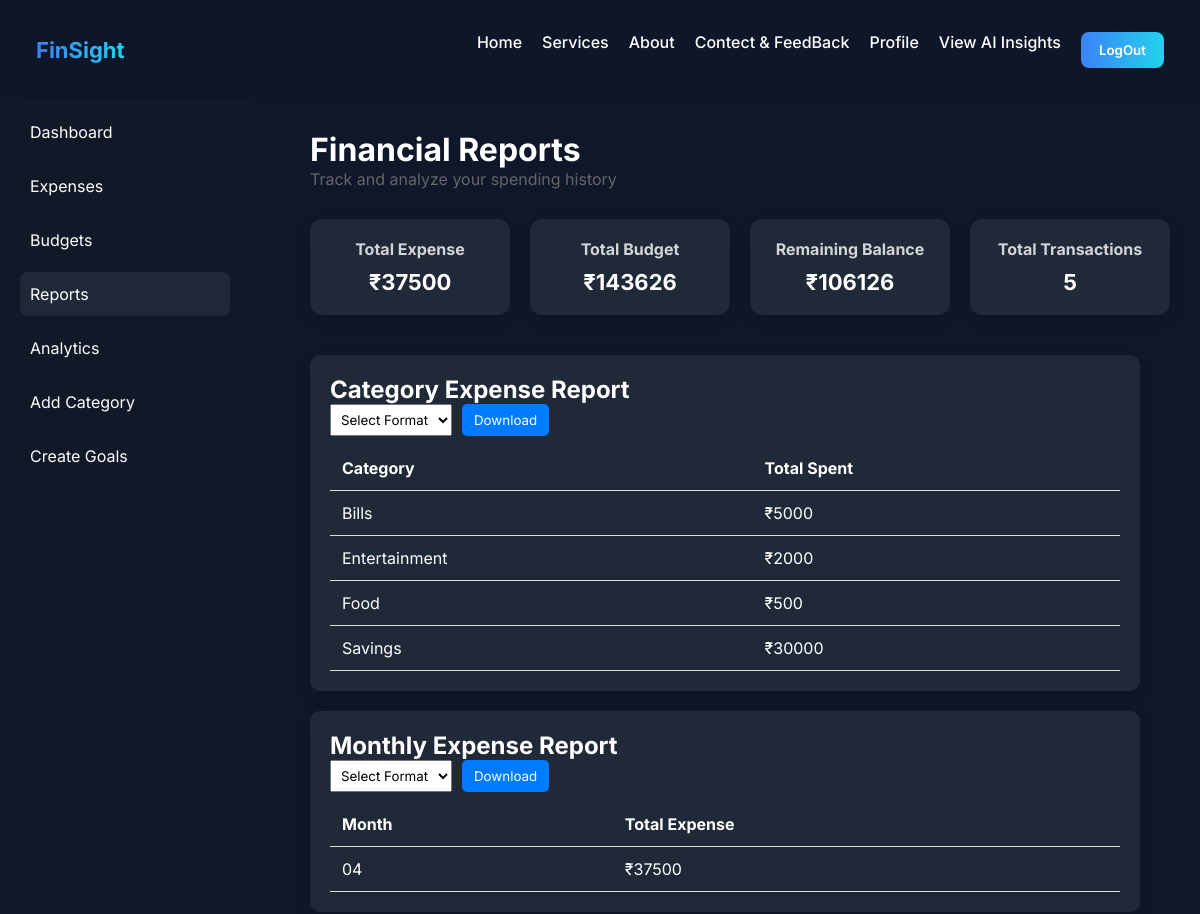
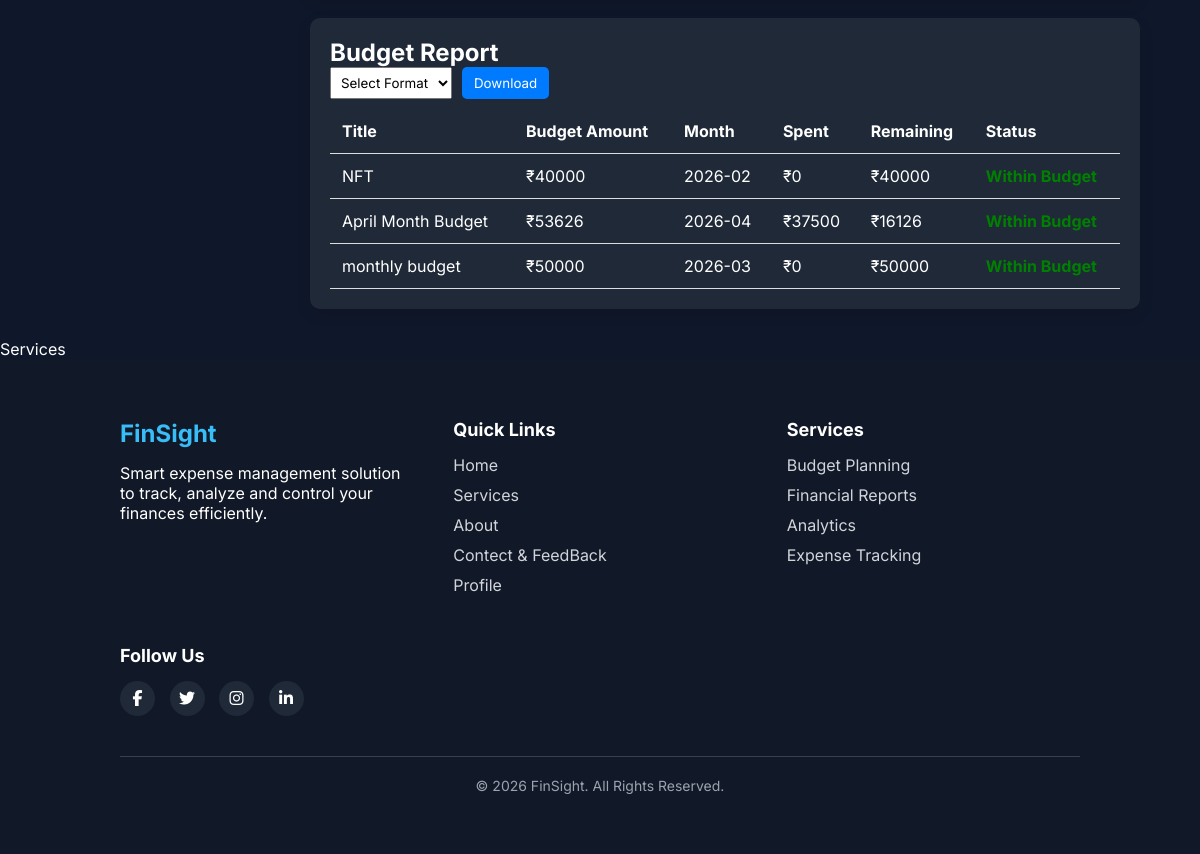
/report/ (signed in), run on the app's committed database (2 pictures, top to bottom).
### app1/models.py (models this page shows, shortened)
class Expense(models.Model):
    user_id = models.ForeignKey(reg_users, on_delete=models.CASCADE)
    title = models.CharField(max_length=100)
    amount = models.IntegerField()
    category = models.CharField(max_length=50)
    date = models.DateField()

class Budget(models.Model):
    user_id = models.ForeignKey(reg_users, on_delete=models.CASCADE)
    title = models.CharField(max_length=100)
    amount = models.IntegerField()
    month = models.CharField(max_length=7)

### app1/views.py (the view)
# urls.py: path('report/',views.report_page,name='report_page'),
def report_page(request):
    if 'login' in request.session:
        user_id = request.session.get('user_id')
        budgets = Budget.objects.filter(user_id=user_id)
        expenses = Expense.objects.filter(user_id=user_id)
        total_expense = expenses.aggregate(Sum('amount'))['amount__sum'] or 0
        total_budget = budgets.aggregate(Sum('amount'))['amount__sum'] or 0
        remaining = total_budget - total_expense
        total_transactions = expenses.count()
        now = datetime.now()
        category_report = expenses.values('category').annotate(total=Sum('amount'))
        monthly_report = expenses.extra(
            select={'month':"strftime('%%m',date)"}
        ).values('month').annotate(total=Sum('amount'))
        budget_report = []
        for budget in budgets:
            year, month = budget.month.split('-')
            spent = expenses.filter(
                date__year=int(year),
                date__month=int(month)
            ).aggregate(
                Sum('amount')
            )['amount__sum'] or 0
            remaining_budget = budget.amount - spent
            budget_report.append({
                "title":budget.title,
                "amount":budget.amount,
                "month":budget.month,
                "spent":spent,
                "remaining":remaining_budget
            })
        context={
            "total_expense":total_expense,
            "total_budget":total_budget,
            "remaining":remaining,
            "total_transactions":total_transactions,
            "category_report":category_report,
            "monthly_report":monthly_report,
            "budget_report":budget_report,
            'login':True
        }
        return render(request,"report.html",context)
    else:
        return render(request, 'index.html',{'loged_out':'you have to login first'})

### app1/templates/report.html (shortened to what this page needs)
{% extends "dashboard.html" %}
{% load static %}
{% block report %}
<link rel="stylesheet" href="{% static 'css/report.css' %}">
<div class="report-container">
<h1>Financial Reports</h1>
<p class="subtitle">Track and analyze your spending history</p>
<div class="summary-cards">
<div class="card">
<h3>Total Expense</h3>
<p>₹{{ total_expense }}</p>
</div>
<div class="card">
<h3>Total Budget</h3>
<p>₹{{ total_budget }}</p>
</div>
<div class="card">
<h3>Remaining Balance</h3>
<p>₹{{ remaining }}</p>
</div>
<div class="card">
<h3>Total Transactions</h3>
<p>{{ total_transactions }}</p>
</div>
</div>
<div class="report-table">
<h2>Category Expense Report</h2>
<div class="download-section">
<select id="category_format">
<option value="">Select Format</option>
</select>
<button onclick="downloadTable('categoryTable','category_format')">
Download
</button>
</div>
<table id="categoryTable">
<thead>
<tr>
<th>Category</th>
<th>Total Spent</th>
</tr>
</thead>
<tbody>
{% for item in category_report %}
<tr>
<td>{{ item.category }}</td>
<td>₹{{ item.total }}</td>
</tr>
{% endfor %}
</tbody>
</table>
</div>
<div class="report-table">
<h2>Monthly Expense Report</h2>
<div class="download-section">
<select id="monthly_format">
<option value="">Select Format</option>
</select>
<button onclick="downloadTable('monthlyTable','monthly_format')">
Download
</button>
</div>
<table id="monthlyTable">
<thead>
<tr>
<th>Month</th>
<th>Total Expense</th>
</tr>
</thead>
<tbody>
{% for item in monthly_report %}
<tr>
<td>{{ item.month }}</td>
<td>₹{{ item.total }}</td>
</tr>
{% endfor %}
</tbody>
</table>
</div>
<div class="report-table">
<h2>Budget Report</h2>
<div class="download-section">
<select id="budget_format">
<option value="">Select Format</option>
</select>
<button onclick="downloadTable('budgetTable','budget_format')">
Download
</button>
</div>
<table id="budgetTable">
<thead>
<tr>
<th>Title</th>
<th>Budget Amount</th>
<th>Month</th>
<th>Spent</th>
<th>Remaining</th>
<th>Status</th>
</tr>
</thead>
<tbody>
{% for item in budget_report %}
<tr>
<td>{{ item.title }}</td>
<td>₹{{ item.amount }}</td>
<td>{{ item.month }}</td>
<td>₹{{ item.spent }}</td>
<td>₹{{ item.remaining }}</td>
<td>
{% if item.remaining < 0 %}
<span class="danger">Over Budget</span>
{% else %}
<span class="safe">Within Budget</span>
{% endif %}
</td>
</tr>
{% endfor %}
</tbody>
</table>
</div>
</div>
{% endblock report %}

### app1/static/css/style_index.css (style rules this page uses)
* { margin:0; padding:0; box-sizing:border-box; font-family:'Inter',sans-serif; }
body { background: linear-gradient(rgba(15,23,42,0.85), rgba(15,23,42,0.85)), url('https://images.unsplash.com/photo-1554224155-8d04cb21cd6c?q=80&w=2000&auto=format&fit=crop'); background-size:cover; background-position:center; background-attachment:fixed; color:white; scroll-behavior:smooth; min-height:100vh; display:flex; flex-direction:column; }

### app1/static/css/style_dashboard.css (style rules this page uses)
* { margin:0; padding:0; box-sizing:border-box; font-family:'Inter',sans-serif; }
body { display:flex; background:#0f172a; color:white; }
.card { background:#1e293b; padding:20px; border-radius:16px; box-shadow:0 10px 30px rgba(0,0,0,0.4); }
.card h3 { margin-bottom:10px; font-size:16px; opacity:0.8; }
.card p { font-size:22px; font-weight:600; }

### app1/static/css/report.css (style rules this page uses)
.report-container { margin-top: 100px; margin-left: 250px; padding:40px; }
.subtitle { color:#666; margin-bottom:30px; }
.summary-cards { display:flex; gap:20px; flex-wrap:wrap; margin-bottom:40px; }
.card { background:#1f2937; padding:20px; border-radius:12px; width:200px; box-shadow:0 5px 15px rgba(0,0,0,0.1); text-align:center; transition:0.3s; }
.card h3 { font-size:16px; color:white; }
.card p { font-size:22px; font-weight:bold; margin-top:10px; }
.report-table { background:#1f2937; padding:20px; border-radius:10px; margin-top:20px; box-shadow:0 5px 15px rgba(0,0,0,0.1); }
table { width:100%; border-collapse:collapse; margin-top:10px; }
th,td { padding:12px; border-bottom:1px solid #ddd; text-align:left; }
th { background:#1f2937; }
.safe { color:green; font-weight:bold; }
.download-section { margin-bottom:10px; display:flex; gap:10px; }
.download-section select { padding:6px; }
.download-section button { padding:6px 12px; background:#007bff; color:white; border:none; border-radius:5px; cursor:pointer; }
@media (min-width: 1025px) { .report-container { padding: 30px 60px; } }
@media (min-width: 1025px) { .summary-cards { display: grid; grid-template-columns: repeat(4, 1fr); gap: 20px; } }
@media (min-width: 1025px) { .report-table table { font-size: 16px; } }

### data on the page
Expense: category "Bills", total "5000"
Expense: category "Entertainment", total "2000"
Expense: category "Food", total "500"
Budget: title "NFT", month "2026-02"
Budget: title "April Month Budget", month "2026-04"
Budget: title "monthly budget", month "2026-03"

### other printed values
{{ total_expense }} "37500"
{{ total_budget }} "143626"
{{ remaining }} "106126"
{{ total_transactions }} "5"
{{ item.category }} "Savings"
{{ item.total }} "30000"
{{ item.month }} "04"
{{ item.total }} "37500"
{{ item.amount }} "40000" "53626" "50000"
{{ item.spent }} "0" "37500" "0"
{{ item.remaining }} "40000" "16126" "50000"
